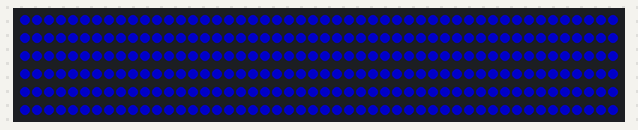
Simulated run of this program. Board: Raspberry Pi (BCM pin numbers). Shown: 300 RGB LEDs in strip order, left to right, continuing on the next row. Dim RGB values are drawn brighter than linear.

Above: at 0.4 s.
At 1.2 s:
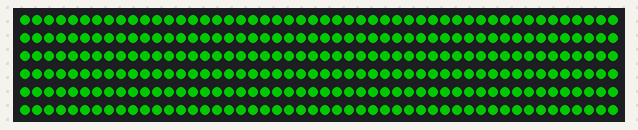

The program:

mainScript.py
```python
import coreStrip
import coreRGB
import canvasHandler

def init_script():
        # LED strip configuration:
        LED_COUNT      = 300      # Number of LED pixels.
        LED_PIN        = 18      # GPIO pin connected to the pixels (must support PWM!).
        LED_FREQ_HZ    = 800000  # LED signal frequency in hertz (usually 800khz)
        LED_DMA        = 5       # DMA channel to use for generating signal (try 5)
        LED_BRIGHTNESS = 255     # Set to 0 for darkest and 255 for brightest
        LED_INVERT     = False   # True to invert the signal (when using NPN transistor level shift)
        return coreStrip.LedStrip(LED_COUNT, LED_PIN, LED_FREQ_HZ, LED_DMA, LED_INVERT, LED_BRIGHTNESS)

ledStrip = init_script()

canvas = canvasHandler.Canvas(length = 300)

while True:
    for i in range(0,canvas.length):
        canvas.set_pixel(i, coreRGB.green)
    ledStrip.write_canvas(canvas)
    for i in range(0,canvas.length):
        canvas.set_pixel(i, coreRGB.blue)
    ledStrip.write_canvas(canvas)
```

coreStrip.py
```python
import _rpi_ws281x as ws
from neopixel import *
import coreRGB


class LedStrip(object):
    def __init__(self, LED_COUNT, LED_PIN, LED_FREQ_HZ, LED_DMA, LED_INVERT,
                 LED_BRIGHTNESS):
        self.length = LED_COUNT
        self.strip = Adafruit_NeoPixel(LED_COUNT, LED_PIN, LED_FREQ_HZ, LED_DMA,
                                       LED_INVERT, LED_BRIGHTNESS)
        self.strip.begin()

    def output(self):
        self.strip.show()

    def write_canvas(self, canvas):
        index=0 #TODO: TEST CODE
        for i in canvas.pixels:
            self.strip.setPixelColor(index, i.colour.neoColour())
            #self.strip.setPixelColor(index, i.read_neocolour)
            #self.strip.setPixelColor(index, canvas.pixels[index].colour.neoColour)
            index = index+1
        self.output()


# LED strips exist as a chain of objects, from individual RGBLEDs >
# Groups of LEDs > Canvases/Pixels > Physical strip
# Canvases sit between LED groups and the physical LED strips - allowing for
# filters to be placed over led groups before outputting, eg hue transforms,
# kaleidoscopes, motions and so on.


class LedGroup(object):
    def __init__(self, groupid=0, length=None, strip=None ):
        self.ledArray = []
        self.populate()
        self.groupid = groupid
        if length is None and strip is not None:
            self.length = strip.length
        else:
            self.length = length

    def populate(self):
        for i in self.length:
            self.ledArray[i] = RgbLED(self.groupid)


class RgbLED(object):
    def __init__(self, group):
        self.colour = coreRGB.rgbColour(0, 0, 0)
        self.group = group

    def set_colour(self, color):
        self.colour = color

    def turn_off(self):
        self.colour = coreRGB.rgbColour(0, 0, 0)
```

coreRGB.py
```python
from neopixel import *

class rgbColour(object):
    red = 0
    green = 0
    blue = 0

    def __init__(self, red, green, blue, safe_brightness=False):
        # By default safe_brightness will block low duty cycles to keep fade
        # motions smooth

        if not safe_brightness:
            self.red = red
            self.green = green
            self.blue = blue
        else:
            self.safe_brightnessF(red, green, blue, safe_brightness)


    def neoColour(self):
        return Color(self.red, self.green, self.blue)

    def with_brightness(self, multiplier):
        return rgbColour(
            self.red *
            multiplier,
            self.green *
            multiplier,
            self.blue *
            multiplier)

    def safe_brightnessF(self, red, green, blue, safe_b):
        def set_min(val, minimum):
            if val < minimum:
                return minimum
            else:
                return val

        self.red = set_min(red, safe_b)
        self.blue = set_min(blue, safe_b)
        self.green = set_min(green, safe_b)


def hex_rgb_to_colour(r, g, b):
    hex_constant = 0.3921568627
    return rgbColour(int(hex_constant * r),
                     int(hex_constant * g),
                     int(hex_constant * b))


def hex_to_colour(v):
    if v[0] == '#':
        v = v[1:]
    assert (len(v) == 6)
    # return int(v[:2], 16), int(v[2:4], 16), int(v[4:6], 16)
    return hex_rgb_to_colour(int(v[:2], 16), int(v[2:4], 16), int(v[4:6], 16))


def percentageToHex(percentage):
    return 2.55 * percentage

def hexToPercentage(hex):
    return hex/255*100

# Preset Colours
red = rgbColour(100, 0, 0)
green = rgbColour(0, 100, 0)
blue = rgbColour(0, 0, 100)
orange = hex_rgb_to_colour(255, 127, 0)
yellow = hex_rgb_to_colour(255, 255, 0)
indigo = hex_rgb_to_colour(75, 0, 130)
lime = hex_rgb_to_colour(125,255,0)
ocean = rgbColour(0,54,100)
purple = rgbColour(100, 0, 100)
violet = purple
hot_pink = hex_rgb_to_colour(255,0,125)
aqua = rgbColour(0, 100, 100)
turquoise = rgbColour(0, 100, 30)

namedColours = {
    "red": red,
    "green": green,
    "blue": blue,
    "orange": orange,
    "yellow": yellow,
    "indigo": indigo,
    "lime": lime,
    "ocean": ocean,
    "purple": purple,
    "violet":purple,
    "hot pink": hot_pink,
    "aqua": aqua,
    "turquoise": turquoise
}
```

canvasHandler.py
```python
import coreStrip
import coreRGB


class Canvas(object):
    def __init__(self, length=None, strip=None):
        if length is None and strip is not None:
            self.length = strip.length
        else:
            self.length = length
        self.pixels = [None] * self.length
        for i in range(0,self.length):
            self.pixels[i] = CanvasPixel()

    def set_pixel(self, i, colour):
        self.pixels[i].set_colour(colour)


class CanvasPixel(object):
    def __init__(self):
        self.colour = coreRGB.rgbColour(0, 0, 0)

    def set_colour(self, colour):
        self.colour = colour

    def read_colour(self):
        return self.colour

    def read_neocolour(self):
        return self.colour.neoColour()
```
